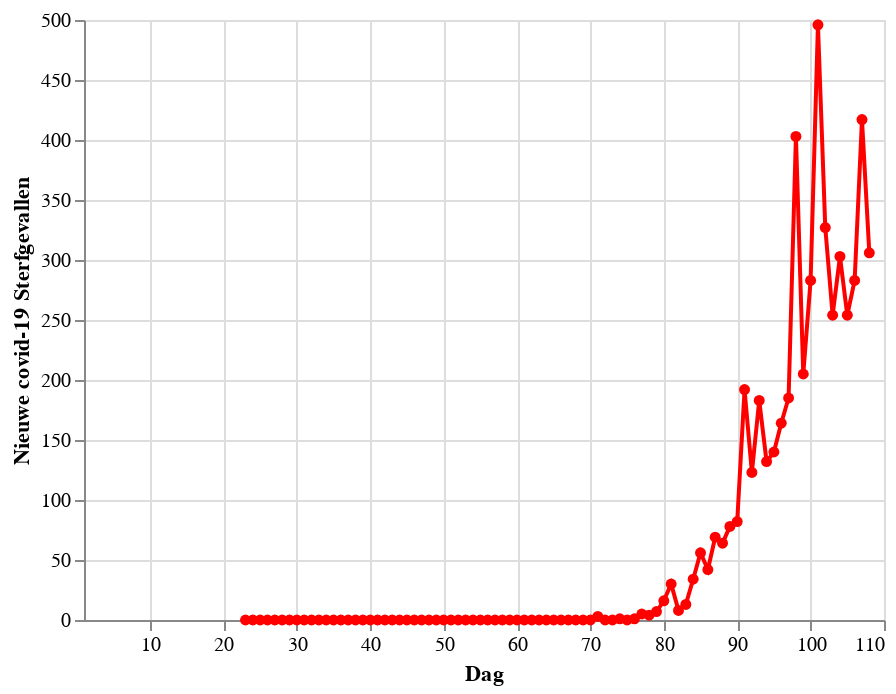

Notebook code for this chart:
### Code cell
# Plot covid-19 deaths in Belgium according to JHU CSSE
dead_covid= alt.Chart(df_deaths).mark_line(point=True).encode(x=alt.X('Dag',scale=alt.Scale(domain=(1, 110), clamp=True)),
 y='Nieuwe covid-19 Sterfgevallen', color=alt.ColorValue('red'), tooltip=['Dag', 'Nieuwe covid-19 Sterfgevallen'])
dead_covid

### Figure 1 — Vega-Lite specification as saved in the notebook (floating-point values rounded to 4 significant figures)
{"config": {"view": {"continuousWidth": 400, "continuousHeight": 300}}, "data": {"name": "data-c51d03ff92fdf539a5da07324af6f06e"}, "mark": {"type": "line", "point": true}, "encoding": {"color": {"value": "red"}, "tooltip": [{"type": "quantitative", "field": "Dag"}, {"type": "quantitative", "field": "Nieuwe covid-19 Sterfgevallen"}], "x": {"type": "quantitative", "field": "Dag", "scale": {"clamp": true, "domain": [1, 110]}}, "y": {"type": "quantitative", "field": "Nieuwe covid-19 Sterfgevallen"}}, "$schema": "https://vega.github.io/schema/vega-lite/v4.8.1.json", "datasets": {"data-c51d03ff92fdf539a5da07324af6f06e": [{"Datum": "2020-01-22T00:00:00", "Overlijdens": 0, "Dag": 22, "Nieuwe covid-19 Sterfgevallen": null}, {"Datum": "2020-01-23T00:00:00", "Overlijdens": 0, "Dag": 23, "Nieuwe covid-19 Sterfgevallen": 0.0}, {"Datum": "2020-01-24T00:00:00", "Overlijdens": 0, "Dag": 24, "Nieuwe covid-19 Sterfgevallen": 0.0}, {"Datum": "2020-01-25T00:00:00", "Overlijdens": 0, "Dag": 25, "Nieuwe covid-19 Sterfgevallen": 0.0}, {"Datum": "2020-01-26T00:00:00", "Overlijdens": 0, "Dag": 26, "Nieuwe covid-19 Sterfgevallen": 0.0}, {"Datum": "2020-01-27T00:00:00", "Overlijdens": 0, "Dag": 27, "Nieuwe covid-19 Sterfgevallen": 0.0}, {"Datum": "2020-01-28T00:00:00", "Overlijdens": 0, "Dag": 28, "Nieuwe covid-19 Sterfgevallen": 0.0}, {"Datum": "2020-01-29T00:00:00", "Overlijdens": 0, "Dag": 29, "Nieuwe covid-19 Sterfgevallen": 0.0}, {"Datum": "2020-01-30T00:00:00", "Overlijdens": 0, "Dag": 30, "Nieuwe covid-19 Sterfgevallen": 0.0}, {"Datum": "2020-01-31T00:00:00", "Overlijdens": 0, "Dag": 31, "Nieuwe covid-19 Sterfgevallen": 0.0}, {"Datum": "2020-02-01T00:00:00", "Overlijdens": 0, "Dag": 32, "Nieuwe covid-19 Sterfgevallen": 0.0}, {"Datum": "2020-02-02T00:00:00", "Overlijdens": 0, "Dag": 33, "Nieuwe covid-19 Sterfgevallen": 0.0}, {"Datum": "2020-02-03T00:00:00", "Overlijdens": 0, "Dag": 34, "Nieuwe covid-19 Sterfgevallen": 0.0}, {"Datum": "2020-02-04T00:00:00", "Overlijdens": 0, "Dag": 35, "Nieuwe covid-19 Sterfgevallen": 0.0}, {"Datum": "2020-02-05T00:00:00", "Overlijdens": 0, "Dag": 36, "Nieuwe covid-19 Sterfgevallen": 0.0}, {"Datum": "2020-02-06T00:00:00", "Overlijdens": 0, "Dag": 37, "Nieuwe covid-19 Sterfgevallen": 0.0}, {"Datum": "2020-02-07T00:00:00", "Overlijdens": 0, "Dag": 38, "Nieuwe covid-19 Sterfgevallen": 0.0}, {"Datum": "2020-02-08T00:00:00", "Overlijdens": 0, "Dag": 39, "Nieuwe covid-19 Sterfgevallen": 0.0}, {"Datum": "2020-02-09T00:00:00", "Overlijdens": 0, "Dag": 40, "Nieuwe covid-19 Sterfgevallen": 0.0}, {"Datum": "2020-02-10T00:00:00", "Overlijdens": 0, "Dag": 41, "Nieuwe covid-19 Sterfgevallen": 0.0}, {"Datum": "2020-02-11T00:00:00", "Overlijdens": 0, "Dag": 42, "Nieuwe covid-19 Sterfgevallen": 0.0}, {"Datum": "2020-02-12T00:00:00", "Overlijdens": 0, "Dag": 43, "Nieuwe covid-19 Sterfgevallen": 0.0}, {"Datum": "2020-02-13T00:00:00", "Overlijdens": 0, "Dag": 44, "Nieuwe covid-19 Sterfgevallen": 0.0}, {"Datum": "2020-02-14T00:00:00", "Overlijdens": 0, "Dag": 45, "Nieuwe covid-19 Sterfgevallen": 0.0}, {"Datum": "2020-02-15T00:00:00", "Overlijdens": 0, "Dag": 46, "Nieuwe covid-19 Sterfgevallen": 0.0}, {"Datum": "2020-02-16T00:00:00", "Overlijdens": 0, "Dag": 47, "Nieuwe covid-19 Sterfgevallen": 0.0}, {"Datum": "2020-02-17T00:00:00", "Overlijdens": 0, "Dag": 48, "Nieuwe covid-19 Sterfgevallen": 0.0}, {"Datum": "2020-02-18T00:00:00", "Overlijdens": 0, "Dag": 49, "Nieuwe covid-19 Sterfgevallen": 0.0}, {"Datum": "2020-02-19T00:00:00", "Overlijdens": 0, "Dag": 50, "Nieuwe covid-19 Sterfgevallen": 0.0}, {"Datum": "2020-02-20T00:00:00", "Overlijdens": 0, "Dag": 51, "Nieuwe covid-19 Sterfgevallen": 0.0}, {"Datum": "2020-02-21T00:00:00", "Overlijdens": 0, "Dag": 52, "Nieuwe covid-19 Sterfgevallen": 0.0}, {"Datum": "2020-02-22T00:00:00", "Overlijdens": 0, "Dag": 53, "Nieuwe covid-19 Sterfgevallen": 0.0}, {"Datum": "2020-02-23T00:00:00", "Overlijdens": 0, "Dag": 54, "Nieuwe covid-19 Sterfgevallen": 0.0}, {"Datum": "2020-02-24T00:00:00", "Overlijdens": 0, "Dag": 55, "Nieuwe covid-19 Sterfgevallen": 0.0}, {"Datum": "2020-02-25T00:00:00", "Overlijdens": 0, "Dag": 56, "Nieuwe covid-19 Sterfgevallen": 0.0}, {"Datum": "2020-02-26T00:00:00", "Overlijdens": 0, "Dag": 57, "Nieuwe covid-19 Sterfgevallen": 0.0}, {"Datum": "2020-02-27T00:00:00", "Overlijdens": 0, "Dag": 58, "Nieuwe covid-19 Sterfgevallen": 0.0}, {"Datum": "2020-02-28T00:00:00", "Overlijdens": 0, "Dag": 59, "Nieuwe covid-19 Sterfgevallen": 0.0}, {"Datum": "2020-02-29T00:00:00", "Overlijdens": 0, "Dag": 60, "Nieuwe covid-19 Sterfgevallen": 0.0}, {"Datum": "2020-03-01T00:00:00", "Overlijdens": 0, "Dag": 61, "Nieuwe covid-19 Sterfgevallen": 0.0}, {"Datum": "2020-03-02T00:00:00", "Overlijdens": 0, "Dag": 62, "Nieuwe covid-19 Sterfgevallen": 0.0}, {"Datum": "2020-03-03T00:00:00", "Overlijdens": 0, "Dag": 63, "Nieuwe covid-19 Sterfgevallen": 0.0}, {"Datum": "2020-03-04T00:00:00", "Overlijdens": 0, "Dag": 64, "Nieuwe covid-19 Sterfgevallen": 0.0}, {"Datum": "2020-03-05T00:00:00", "Overlijdens": 0, "Dag": 65, "Nieuwe covid-19 Sterfgevallen": 0.0}, {"Datum": "2020-03-06T00:00:00", "Overlijdens": 0, "Dag": 66, "Nieuwe covid-19 Sterfgevallen": 0.0}, {"Datum": "2020-03-07T00:00:00", "Overlijdens": 0, "Dag": 67, "Nieuwe covid-19 Sterfgevallen": 0.0}, {"Datum": "2020-03-08T00:00:00", "Overlijdens": 0, "Dag": 68, "Nieuwe covid-19 Sterfgevallen": 0.0}, {"Datum": "2020-03-09T00:00:00", "Overlijdens": 0, "Dag": 69, "Nieuwe covid-19 Sterfgevallen": 0.0}, {"Datum": "2020-03-10T00:00:00", "Overlijdens": 0, "Dag": 70, "Nieuwe covid-19 Sterfgevallen": 0.0}, {"Datum": "2020-03-11T00:00:00", "Overlijdens": 3, "Dag": 71, "Nieuwe covid-19 Sterfgevallen": 3.0}, {"Datum": "2020-03-12T00:00:00", "Overlijdens": 3, "Dag": 72, "Nieuwe covid-19 Sterfgevallen": 0.0}, {"Datum": "2020-03-13T00:00:00", "Overlijdens": 3, "Dag": 73, "Nieuwe covid-19 Sterfgevallen": 0.0}, {"Datum": "2020-03-14T00:00:00", "Overlijdens": 4, "Dag": 74, "Nieuwe covid-19 Sterfgevallen": 1.0}, {"Datum": "2020-03-15T00:00:00", "Overlijdens": 4, "Dag": 75, "Nieuwe covid-19 Sterfgevallen": 0.0}, {"Datum": "2020-03-16T00:00:00", "Overlijdens": 5, "Dag": 76, "Nieuwe covid-19 Sterfgevallen": 1.0}, {"Datum": "2020-03-17T00:00:00", "Overlijdens": 10, "Dag": 77, "Nieuwe covid-19 Sterfgevallen": 5.0}, {"Datum": "2020-03-18T00:00:00", "Overlijdens": 14, "Dag": 78, "Nieuwe covid-19 Sterfgevallen": 4.0}, {"Datum": "2020-03-19T00:00:00", "Overlijdens": 21, "Dag": 79, "Nieuwe covid-19 Sterfgevallen": 7.0}, {"Datum": "2020-03-20T00:00:00", "Overlijdens": 37, "Dag": 80, "Nieuwe covid-19 Sterfgevallen": 16.0}, {"Datum": "2020-03-21T00:00:00", "Overlijdens": 67, "Dag": 81, "Nieuwe covid-19 Sterfgevallen": 30.0}, {"Datum": "2020-03-22T00:00:00", "Overlijdens": 75, "Dag": 82, "Nieuwe covid-19 Sterfgevallen": 8.0}, {"Datum": "2020-03-23T00:00:00", "Overlijdens": 88, "Dag": 83, "Nieuwe covid-19 Sterfgevallen": 13.0}, {"Datum": "2020-03-24T00:00:00", "Overlijdens": 122, "Dag": 84, "Nieuwe covid-19 Sterfgevallen": 34.0}, {"Datum": "2020-03-25T00:00:00", "Overlijdens": 178, "Dag": 85, "Nieuwe covid-19 Sterfgevallen": 56.0}, {"Datum": "2020-03-26T00:00:00", "Overlijdens": 220, "Dag": 86, "Nieuwe covid-19 Sterfgevallen": 42.0}, {"Datum": "2020-03-27T00:00:00", "Overlijdens": 289, "Dag": 87, "Nieuwe covid-19 Sterfgevallen": 69.0}, {"Datum": "2020-03-28T00:00:00", "Overlijdens": 353, "Dag": 88, "Nieuwe covid-19 Sterfgevallen": 64.0}, {"Datum": "2020-03-29T00:00:00", "Overlijdens": 431, "Dag": 89, "Nieuwe covid-19 Sterfgevallen": 78.0}, {"Datum": "2020-03-30T00:00:00", "Overlijdens": 513, "Dag": 90, "Nieuwe covid-19 Sterfgevallen": 82.0}, {"Datum": "2020-03-31T00:00:00", "Overlijdens": 705, "Dag": 91, "Nieuwe covid-19 Sterfgevallen": 192.0}, {"Datum": "2020-04-01T00:00:00", "Overlijdens": 828, "Dag": 92, "Nieuwe covid-19 Sterfgevallen": 123.0}, {"Datum": "2020-04-02T00:00:00", "Overlijdens": 1011, "Dag": 93, "Nieuwe covid-19 Sterfgevallen": 183.0}, {"Datum": "2020-04-03T00:00:00", "Overlijdens": 1143, "Dag": 94, "Nieuwe covid-19 Sterfgevallen": 132.0}, {"Datum": "2020-04-04T00:00:00", "Overlijdens": 1283, "Dag": 95, "Nieuwe covid-19 Sterfgevallen": 140.0}, {"Datum": "2020-04-05T00:00:00", "Overlijdens": 1447, "Dag": 96, "Nieuwe covid-19 Sterfgevallen": 164.0}, {"Datum": "2020-04-06T00:00:00", "Overlijdens": 1632, "Dag": 97, "Nieuwe covid-19 Sterfgevallen": 185.0}, {"Datum": "2020-04-07T00:00:00", "Overlijdens": 2035, "Dag": 98, "Nieuwe covid-19 Sterfgevallen": 403.0}, {"Datum": "2020-04-08T00:00:00", "Overlijdens": 2240, "Dag": 99, "Nieuwe covid-19 Sterfgevallen": 205.0}, {"Datum": "2020-04-09T00:00:00", "Overlijdens": 2523, "Dag": 100, "Nieuwe covid-19 Sterfgevallen": 283.0}, {"Datum": "2020-04-10T00:00:00", "Overlijdens": 3019, "Dag": 101, "Nieuwe covid-19 Sterfgevallen": 496.0}, {"Datum": "2020-04-11T00:00:00", "Overlijdens": 3346, "Dag": 102, "Nieuwe covid-19 Sterfgevallen": 327.0}, {"Datum": "2020-04-12T00:00:00", "Overlijdens": 3600, "Dag": 103, "Nieuwe covid-19 Sterfgevallen": 254.0}, {"Datum": "2020-04-13T00:00:00", "Overlijdens": 3903, "Dag": 104, "Nieuwe covid-19 Sterfgevallen": 303.0}, {"Datum": "2020-04-14T00:00:00", "Overlijdens": 4157, "Dag": 105, "Nieuwe covid-19 Sterfgevallen": 254.0}, {"Datum": "2020-04-15T00:00:00", "Overlijdens": 4440, "Dag": 106, "Nieuwe covid-19 Sterfgevallen": 283.0}, {"Datum": "2020-04-16T00:00:00", "Overlijdens": 4857, "Dag": 107, "Nieuwe covid-19 Sterfgevallen": 417.0}, {"Datum": "2020-04-17T00:00:00", "Overlijdens": 5163, "Dag": 108, "Nieuwe covid-19 Sterfgevallen": 306.0}]}}
